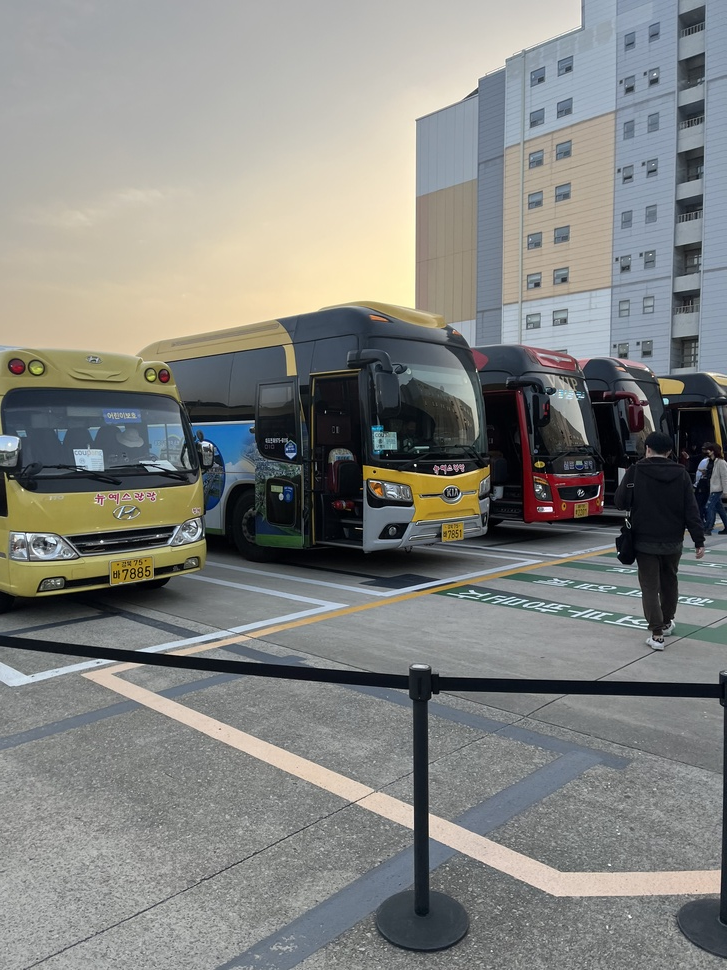
#> input picture files/test.jpeg, 727 x 970 px, shrunk from 3024 x 4032 before the run
$ python canny.py ../files/test.jpeg
#> lines starting #> are read from the running program, lines starting #| are printed output that depends on the picture; after the words box and inside, x2 and y2 are one past the last pixel; in counts of white or black regions, pixels touching at a corner belong together
import cv2
import sys

path = sys.argv[1]
gray_img = cv2.imread(path, cv2.IMREAD_GRAYSCALE)
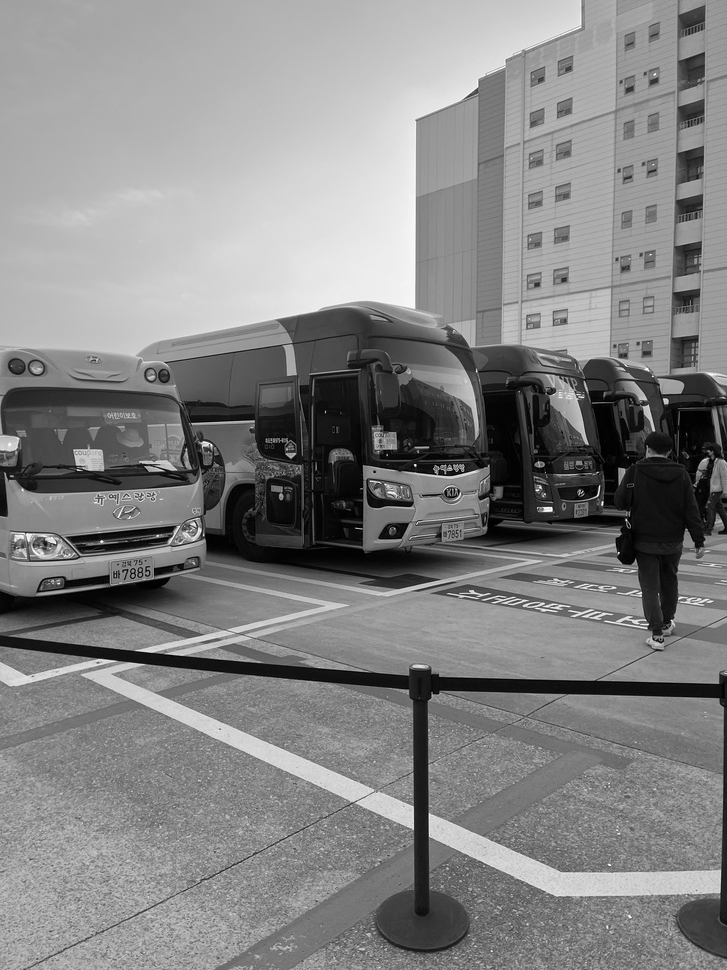
#> gray_img: shape (970, 727); min 0, max 255, mean 131.9

threshold1 = 0
threshold2 = 360
edge_img = cv2.Canny(gray_img, threshold1, threshold2)
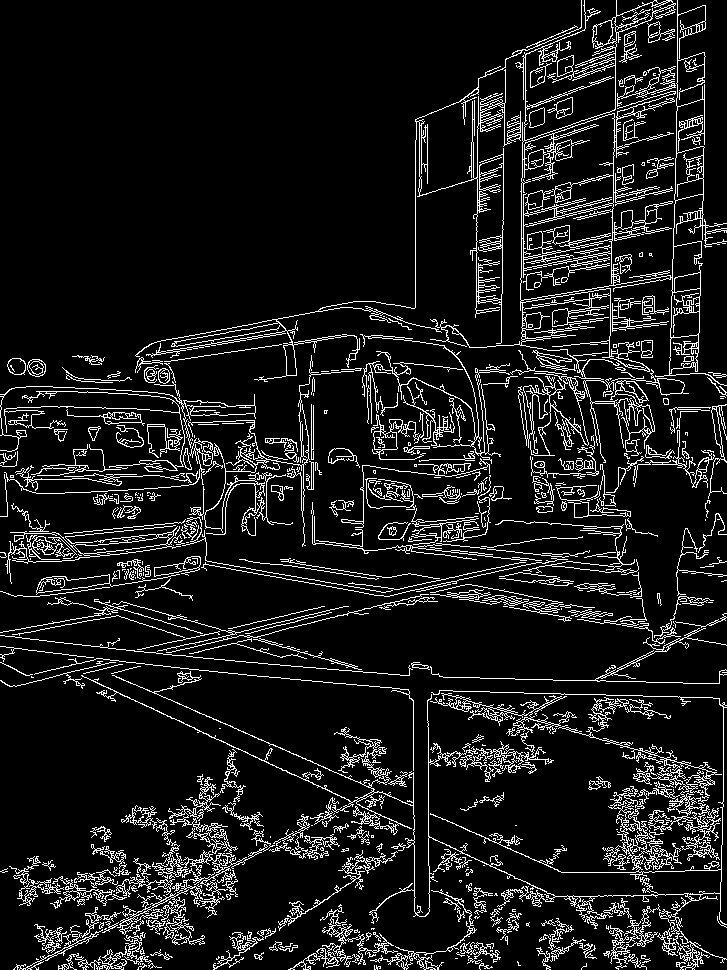
#> edge_img: shape (970, 727); 10.1% white in thin lines or dots
cv2.imwrite(path, edge_img)
